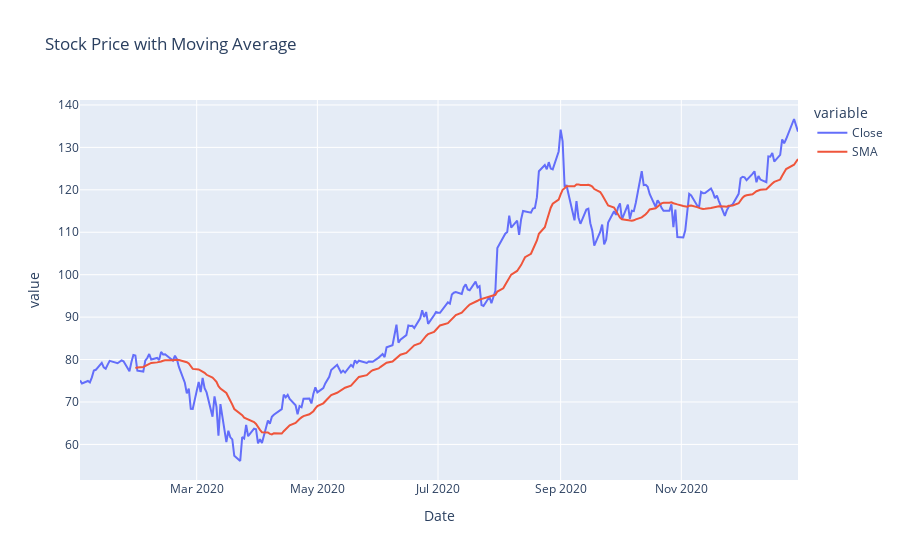

The cell this chart's notebook holds for it:
### Code cell
%matplotlib inline
# Plot stock data
analyzer.plot_stock_data(stock_data)

### Figure 1 — Plotly figure (JSON) as saved in the notebook; plotly's stock layout.template omitted (floating-point values rounded to 4 significant figures; data arrays with more than 128 entries replaced by an {"elided": "..."} marker saying what was removed)
{"data": [{"hovertemplate": "variable=Close<br>Date=%{x}<br>value=%{y}<extra></extra>", "legendgroup": "Close", "line": {"color": "#636efa", "dash": "solid"}, "marker": {"symbol": "circle"}, "mode": "lines", "name": "Close", "orientation": "v", "showlegend": true, "type": "scatter", "x": {"elided": "252 str values"}, "xaxis": "x", "y": {"elided": "252 float values"}, "yaxis": "y"}, {"hovertemplate": "variable=SMA<br>Date=%{x}<br>value=%{y}<extra></extra>", "legendgroup": "SMA", "line": {"color": "#EF553B", "dash": "solid"}, "marker": {"symbol": "circle"}, "mode": "lines", "name": "SMA", "orientation": "v", "showlegend": true, "type": "scatter", "x": {"elided": "252 str values"}, "xaxis": "x", "y": {"elided": "252 float values"}, "yaxis": "y"}], "layout": {"legend": {"title": {"text": "variable"}, "tracegroupgap": 0}, "title": {"text": "Stock Price with Moving Average"}, "xaxis": {"anchor": "y", "domain": [0, 1], "title": {"text": "Date"}}, "yaxis": {"anchor": "x", "domain": [0, 1], "title": {"text": "value"}}}}
